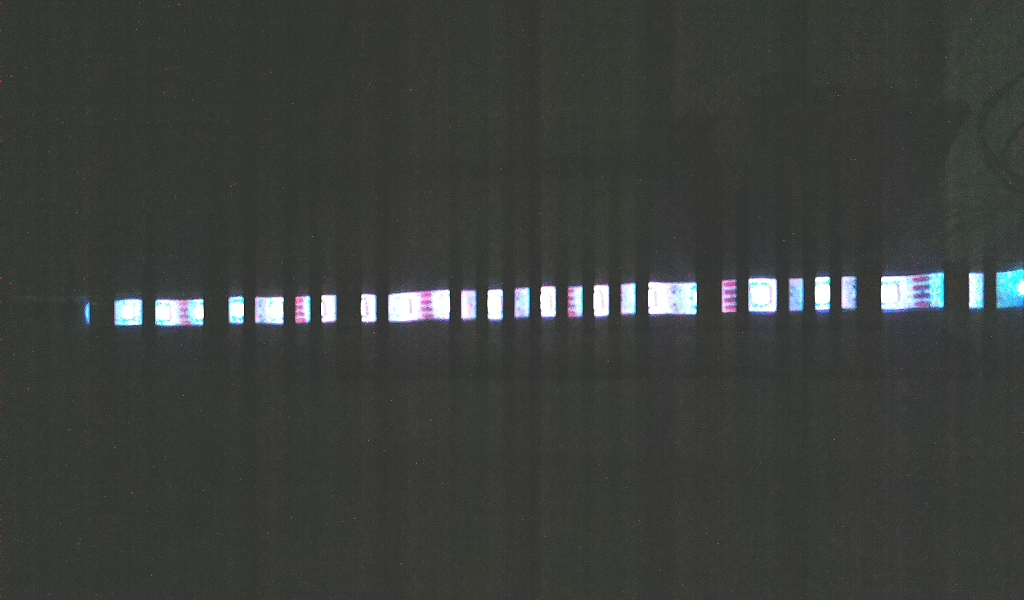
#> input picture Capturas/Pruebas_LuzAmbiente/Capturas_LuzAmbiente/IMG_0000.jpg, 1024 x 600 px, found by its file name; its folder holds only this picture in this run
$ python ROI_Binarizada.py
#> lines starting #> are read from the running program, lines starting #| are printed output that depends on the picture; after the words box and inside, x2 and y2 are one past the last pixel; in counts of white or black regions, pixels touching at a corner belong together
import cv2
import numpy as np
import matplotlib.pyplot as plt
import os

main_path = '/home/danielsg27/Documentos/Caps/Pruebas_LuzAmbiente/'
path = main_path + 'Capturas_LuzAmbiente/'
filenames = os.listdir(path)
header = 'cap_2022_01_01_'


# ROI = x,y w,h
# 200,260,700,80
# 200,240, 400, 60
# 260,280, 440, 80
x = 500 #260
y = 260
w = 440 #440
h = 80


kernel = np.ones((5, 5), np.uint8)

for file in filenames:
    im = cv2.imread(path+file)
#> im is the input picture: shape (600, 1024, 3); mean B, G, R 59.2, 62.3, 59.2
    im2= im[y:y+h, x:x+w]
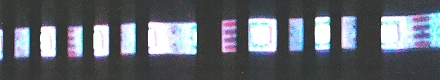
#> im2: shape (80, 440, 3); mean B, G, R 108.1, 101, 96.2
    redim = cv2.resize(im2, (700,len(im2)))
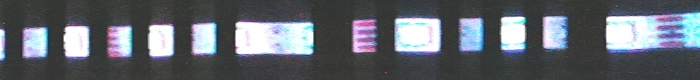
#> redim: shape (80, 700, 3); mean B, G, R 108.1, 101, 96.2
    imgGray = cv2.cvtColor(redim, cv2.COLOR_BGR2GRAY)
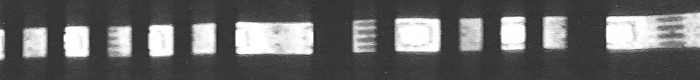
#> imgGray: shape (80, 700); min 41, max 255, mean 100.4
    imgBlur = cv2.GaussianBlur(imgGray, (5,5),cv2.BORDER_ISOLATED)
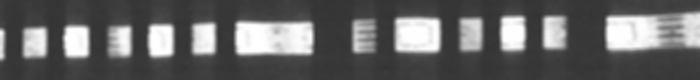
#> imgBlur: shape (80, 700); min 51, max 255, mean 100.4
    ret, th = cv2.threshold(imgBlur,75,255,cv2.THRESH_BINARY) #80
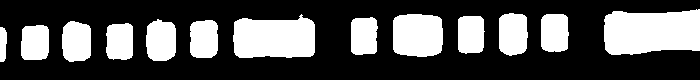
#> th: shape (80, 700); 32% white; 13 white regions, largest, box (x1, y1, x2, y2) and area: (604, 9, 700, 55) 3804, (233, 14, 315, 58) 3042, (393, 14, 443, 57) 1974
    imBin=np.array(th)


    cv2.imwrite(main_path+"Binarizadas_LuzAmbiente/ROI_BIN_"+file,th)

cv2.waitKey(0)
cv2.destroyAllWindows()

$ run again, on Capturas/Pruebas_LuzAmbiente/Capturas_LuzAmbiente/IMG_0004.jpg
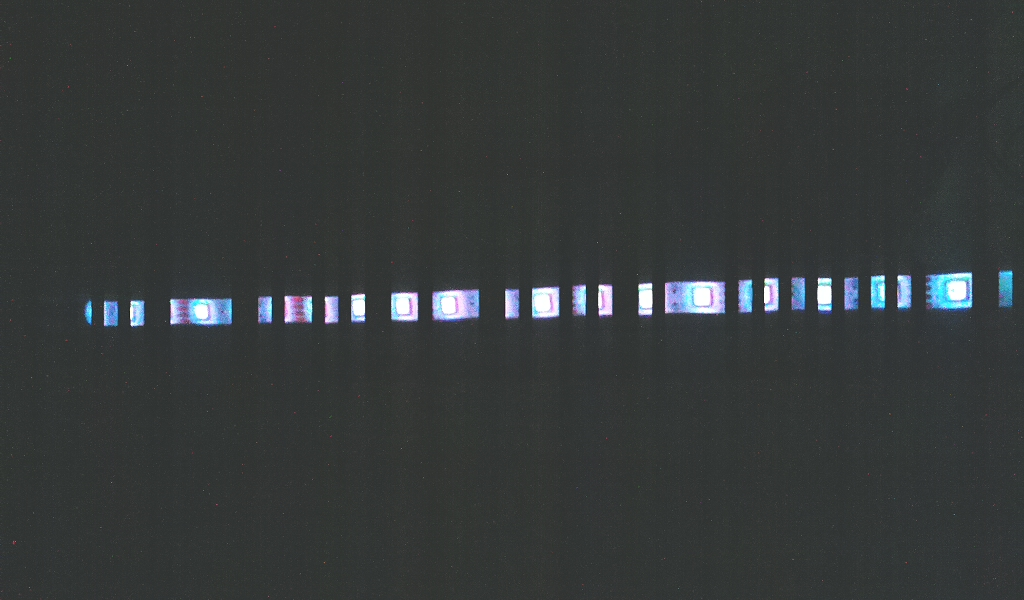
#> input picture Capturas/Pruebas_LuzAmbiente/Capturas_LuzAmbiente/IMG_0004.jpg, 1024 x 600 px, found by its file name
#> im is the input picture: shape (600, 1024, 3); mean B, G, R 57.8, 57.7, 53.6
#> `imgBlur = cv2.GaussianBlur(imgGray, (5,5),cv2.BORDER_ISOLATED)`:
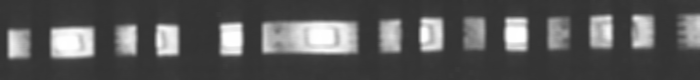
#> imgBlur: shape (80, 700); min 50, max 255, mean 86.7
#> `ret, th = cv2.threshold(imgBlur,75,255,cv2.THRESH_BINARY)`:
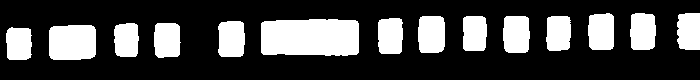
#> th: shape (80, 700); 27.1% white; 14 white regions, largest, box (x1, y1, x2, y2) and area: (261, 19, 359, 56) 3436, (49, 25, 96, 60) 1577, (418, 16, 445, 53) 944

$ run again, on Capturas/Pruebas_LuzAmbiente/Capturas_LuzAmbiente/IMG_0005.jpg
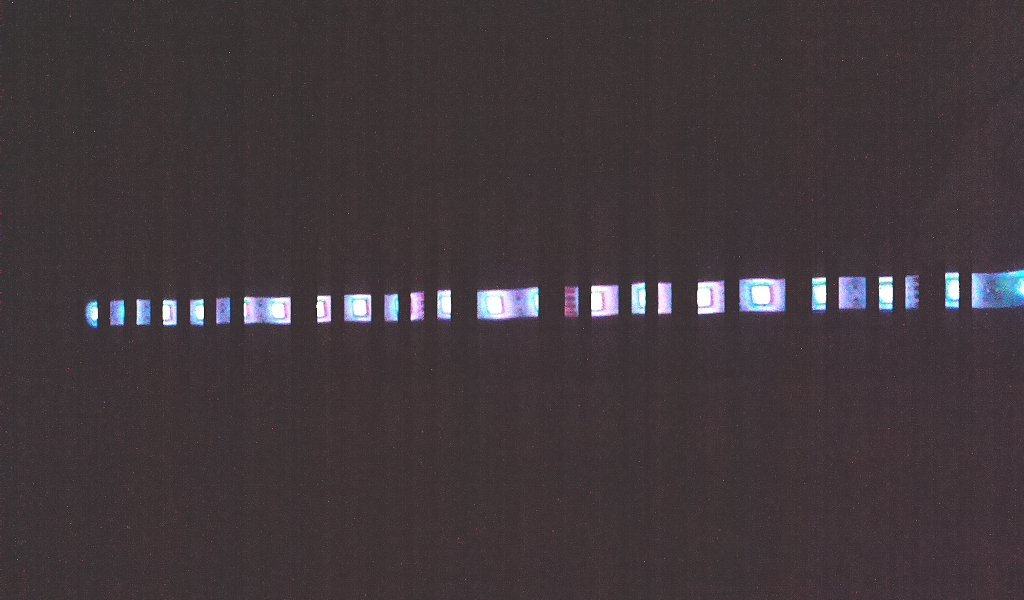
#> input picture Capturas/Pruebas_LuzAmbiente/Capturas_LuzAmbiente/IMG_0005.jpg, 1024 x 600 px, found by its file name
#> im is the input picture: shape (600, 1024, 3); mean B, G, R 59.7, 55.7, 64.8
#> `imgBlur = cv2.GaussianBlur(imgGray, (5,5),cv2.BORDER_ISOLATED)`:
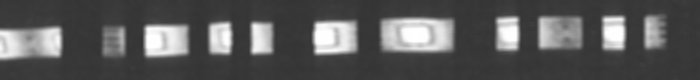
#> imgBlur: shape (80, 700); min 49, max 255, mean 88.5
#> `ret, th = cv2.threshold(imgBlur,75,255,cv2.THRESH_BINARY)`:
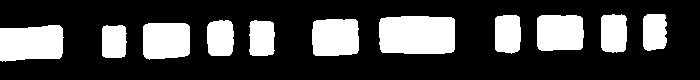
#> th: shape (80, 700); 26.5% white; 11 white regions, largest, box (x1, y1, x2, y2) and area: (379, 16, 455, 54) 2768, (0, 25, 64, 62) 2054, (312, 19, 359, 56) 1647

$ run again, on Capturas/Pruebas_LuzAmbiente/Capturas_LuzAmbiente/IMG_0006.jpg
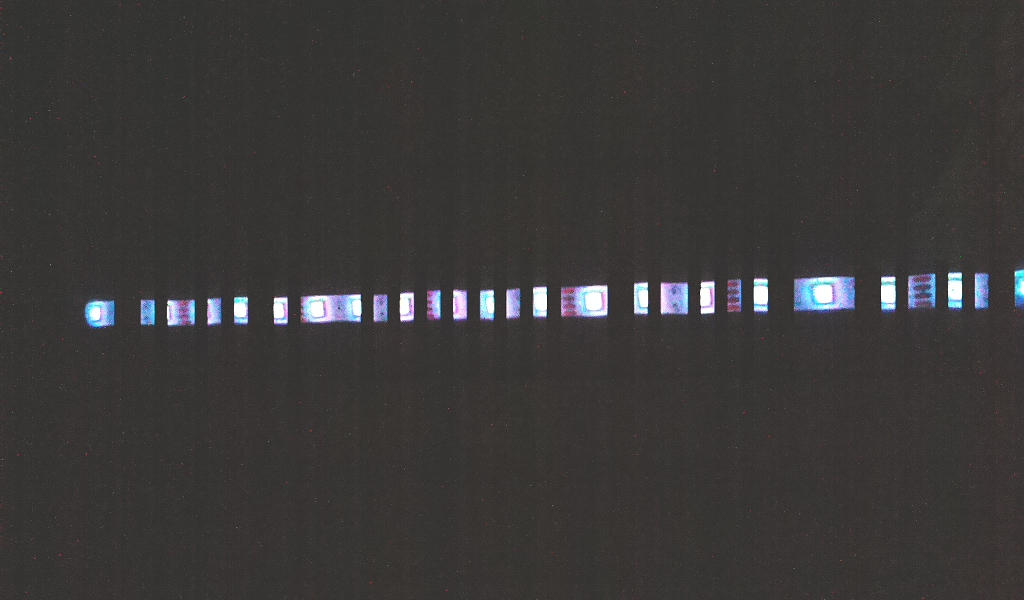
#> input picture Capturas/Pruebas_LuzAmbiente/Capturas_LuzAmbiente/IMG_0006.jpg, 1024 x 600 px, found by its file name
#> im is the input picture: shape (600, 1024, 3); mean B, G, R 55.8, 56.5, 58.6
#> `imgBlur = cv2.GaussianBlur(imgGray, (5,5),cv2.BORDER_ISOLATED)`:
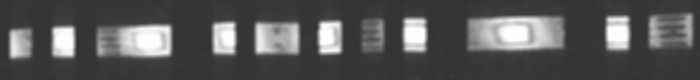
#> imgBlur: shape (80, 700); min 47, max 255, mean 86.5
#> `ret, th = cv2.threshold(imgBlur,75,255,cv2.THRESH_BINARY)`:
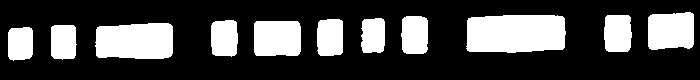
#> th: shape (80, 700); 27.5% white; 11 white regions, largest, box (x1, y1, x2, y2) and area: (466, 15, 566, 53) 3510, (95, 23, 173, 59) 2582, (254, 21, 301, 56) 1613
